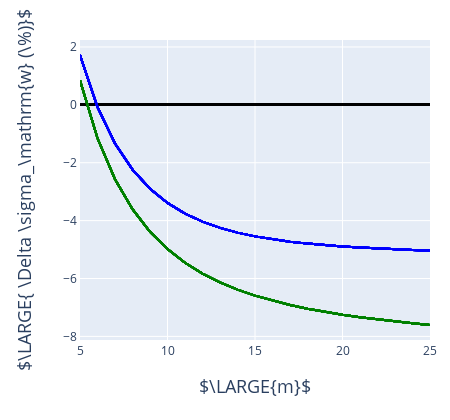

This figure's notebook cell:
### Markdown cell above
### Delta Weibull stress vs Shape parameter `m`

$\Large{\Delta \sigma_W = \frac{\sigma_{-91°C} - \sigma_{T_i}}{\sigma_{-91°C}} 100}$

### Code cell
# plot

title = r''
ylab = r'$\LARGE{ \Delta \sigma_\mathrm{w} (\%)}$'

data = []
for ri, sw_r in enumerate(glob_sw_all_corr):
    x_plot = []
    y_plot = []
    
    for mi, sw in enumerate(sw_r):

        x_plot.append(m_vals[mi])
        y_plot.append(
            calc_sw_diff(glob_sw_all_corr, 0, ri, mi, gdata_all, skipped_lines_all) 
            )

        data.append({
            'x': x_plot,
            'y': y_plot,
            'name': r'T = ' + str(temps[ri]) + r'°C',
            'line': {'dash': lines[0], 'color': my_cols[ri], 'width': 2},
            'mode': 'lines',
        })

        

layout = {
    'width': 450,
    'height': 420,
    'xaxis': {
#         'range': [-0.1, 1.1],
        'zeroline': False,
        'showline': True,
        'mirror': 'all',
#         'title': r'$m$',
        'titlefont':{'size': 13}
    },
    'yaxis': {
        'zeroline': False,
        'showline': True,
        'mirror': 'all',
#         'title': '$\sigma_\mathrm{w}/\sigma_\mathrm{f} $ ',
        'titlefont':{'size': 13},

    },
    'annotations':[
    {
        'text':  r'$\LARGE{m}$',
        'x': 0.5,
        'y': -0.2,
        'xref': 'paper',
        'yref': 'paper',
        'showarrow': False,
        'font': {'size': 18},
    },
        {
        'text':  ylab,
        'x': -0.2,
        'y': 0.5,
        'xref': 'paper',
        'yref': 'paper',
        'showarrow': False,
        'font': {'size': 18},
        'textangle': -90
    },
        {
        'text':  title,
        'x': 0.41,
        'y': 1.1,
        'xref': 'paper',
        'yref': 'paper',
        'showarrow': False,
        'font': {'size': 18},
    },
    ],
    'legend':{
        'x': 0.6,
        'y': 0.5,
    },
     'margin': {
                'l': 80,
                'r': 20,
                'b': 80,
                't': 40,
#                 'pad': 1
     },

}
layout['xaxis']['range'] = [5, 25]
layout['showlegend'] = False
f = go.FigureWidget(data,layout)
py.iplot(f)

### Figure 1 — Plotly figure (JSON) as saved in the notebook; plotly's stock layout.template omitted (floating-point values rounded to 4 significant figures)
{"data": [{"line": {"color": "black", "dash": "solid", "width": 2}, "mode": "lines", "name": "T = -91°C", "type": "scatter", "uid": "f0640e4b-990e-4641-a46d-d8a5d786a223", "x": [5, 6, 7, 8, 9, 10, 11, 12, 13, 14, 15, 16, 17, 18, 19, 20, 21, 22, 23, 24, 25], "y": [0, 0, 0, 0, 0, 0, 0, 0, 0, 0, 0, 0, 0, 0, 0, 0, 0, 0, 0, 0, 0]}, {"line": {"color": "black", "dash": "solid", "width": 2}, "mode": "lines", "name": "T = -91°C", "type": "scatter", "uid": "67edb628-d3f2-44b4-9b8e-169030f04751", "x": [5, 6, 7, 8, 9, 10, 11, 12, 13, 14, 15, 16, 17, 18, 19, 20, 21, 22, 23, 24, 25], "y": [0, 0, 0, 0, 0, 0, 0, 0, 0, 0, 0, 0, 0, 0, 0, 0, 0, 0, 0, 0, 0]}, {"line": {"color": "black", "dash": "solid", "width": 2}, "mode": "lines", "name": "T = -91°C", "type": "scatter", "uid": "23e3ef83-14bc-415d-81f0-c2924b4ef6a2", "x": [5, 6, 7, 8, 9, 10, 11, 12, 13, 14, 15, 16, 17, 18, 19, 20, 21, 22, 23, 24, 25], "y": [0, 0, 0, 0, 0, 0, 0, 0, 0, 0, 0, 0, 0, 0, 0, 0, 0, 0, 0, 0, 0]}, {"line": {"color": "black", "dash": "solid", "width": 2}, "mode": "lines", "name": "T = -91°C", "type": "scatter", "uid": "2acdce9d-2d17-4575-b29f-9420199980c9", "x": [5, 6, 7, 8, 9, 10, 11, 12, 13, 14, 15, 16, 17, 18, 19, 20, 21, 22, 23, 24, 25], "y": [0, 0, 0, 0, 0, 0, 0, 0, 0, 0, 0, 0, 0, 0, 0, 0, 0, 0, 0, 0, 0]}, {"line": {"color": "black", "dash": "solid", "width": 2}, "mode": "lines", "name": "T = -91°C", "type": "scatter", "uid": "5fedddd9-f155-4752-b0f0-d98c80653b4c", "x": [5, 6, 7, 8, 9, 10, 11, 12, 13, 14, 15, 16, 17, 18, 19, 20, 21, 22, 23, 24, 25], "y": [0, 0, 0, 0, 0, 0, 0, 0, 0, 0, 0, 0, 0, 0, 0, 0, 0, 0, 0, 0, 0]}, {"line": {"color": "black", "dash": "solid", "width": 2}, "mode": "lines", "name": "T = -91°C", "type": "scatter", "uid": "d9f3a61d-6ed5-483e-b382-234f6000aaee", "x": [5, 6, 7, 8, 9, 10, 11, 12, 13, 14, 15, 16, 17, 18, 19, 20, 21, 22, 23, 24, 25], "y": [0, 0, 0, 0, 0, 0, 0, 0, 0, 0, 0, 0, 0, 0, 0, 0, 0, 0, 0, 0, 0]}, {"line": {"color": "black", "dash": "solid", "width": 2}, "mode": "lines", "name": "T = -91°C", "type": "scatter", "uid": "274c927e-b077-4f4c-9d06-9d6312b1a9ef", "x": [5, 6, 7, 8, 9, 10, 11, 12, 13, 14, 15, 16, 17, 18, 19, 20, 21, 22, 23, 24, 25], "y": [0, 0, 0, 0, 0, 0, 0, 0, 0, 0, 0, 0, 0, 0, 0, 0, 0, 0, 0, 0, 0]}, {"line": {"color": "black", "dash": "solid", "width": 2}, "mode": "lines", "name": "T = -91°C", "type": "scatter", "uid": "f76a7f26-3a81-47f5-b496-aa1a863d61e6", "x": [5, 6, 7, 8, 9, 10, 11, 12, 13, 14, 15, 16, 17, 18, 19, 20, 21, 22, 23, 24, 25], "y": [0, 0, 0, 0, 0, 0, 0, 0, 0, 0, 0, 0, 0, 0, 0, 0, 0, 0, 0, 0, 0]}, {"line": {"color": "black", "dash": "solid", "width": 2}, "mode": "lines", "name": "T = -91°C", "type": "scatter", "uid": "dfdd7fb2-23cf-454c-b1e6-8690d31e65f6", "x": [5, 6, 7, 8, 9, 10, 11, 12, 13, 14, 15, 16, 17, 18, 19, 20, 21, 22, 23, 24, 25], "y": [0, 0, 0, 0, 0, 0, 0, 0, 0, 0, 0, 0, 0, 0, 0, 0, 0, 0, 0, 0, 0]}, {"line": {"color": "black", "dash": "solid", "width": 2}, "mode": "lines", "name": "T = -91°C", "type": "scatter", "uid": "65a868f9-22c2-4ada-b9fa-081c27fac4f5", "x": [5, 6, 7, 8, 9, 10, 11, 12, 13, 14, 15, 16, 17, 18, 19, 20, 21, 22, 23, 24, 25], "y": [0, 0, 0, 0, 0, 0, 0, 0, 0, 0, 0, 0, 0, 0, 0, 0, 0, 0, 0, 0, 0]}, {"line": {"color": "black", "dash": "solid", "width": 2}, "mode": "lines", "name": "T = -91°C", "type": "scatter", "uid": "609c9b49-f4b4-471b-9a32-51183ad997d8", "x": [5, 6, 7, 8, 9, 10, 11, 12, 13, 14, 15, 16, 17, 18, 19, 20, 21, 22, 23, 24, 25], "y": [0, 0, 0, 0, 0, 0, 0, 0, 0, 0, 0, 0, 0, 0, 0, 0, 0, 0, 0, 0, 0]}, {"line": {"color": "black", "dash": "solid", "width": 2}, "mode": "lines", "name": "T = -91°C", "type": "scatter", "uid": "3b0fd790-e563-44b6-8d43-90c39fbc35dc", "x": [5, 6, 7, 8, 9, 10, 11, 12, 13, 14, 15, 16, 17, 18, 19, 20, 21, 22, 23, 24, 25], "y": [0, 0, 0, 0, 0, 0, 0, 0, 0, 0, 0, 0, 0, 0, 0, 0, 0, 0, 0, 0, 0]}, {"line": {"color": "black", "dash": "solid", "width": 2}, "mode": "lines", "name": "T = -91°C", "type": "scatter", "uid": "d729ff98-d268-4aed-b340-5643836fdbfa", "x": [5, 6, 7, 8, 9, 10, 11, 12, 13, 14, 15, 16, 17, 18, 19, 20, 21, 22, 23, 24, 25], "y": [0, 0, 0, 0, 0, 0, 0, 0, 0, 0, 0, 0, 0, 0, 0, 0, 0, 0, 0, 0, 0]}, {"line": {"color": "black", "dash": "solid", "width": 2}, "mode": "lines", "name": "T = -91°C", "type": "scatter", "uid": "19745920-b6dd-42cd-91cd-bf767fd9ed61", "x": [5, 6, 7, 8, 9, 10, 11, 12, 13, 14, 15, 16, 17, 18, 19, 20, 21, 22, 23, 24, 25], "y": [0, 0, 0, 0, 0, 0, 0, 0, 0, 0, 0, 0, 0, 0, 0, 0, 0, 0, 0, 0, 0]}, {"line": {"color": "black", "dash": "solid", "width": 2}, "mode": "lines", "name": "T = -91°C", "type": "scatter", "uid": "9d0f2330-beb8-4402-b4b0-800ece5d658e", "x": [5, 6, 7, 8, 9, 10, 11, 12, 13, 14, 15, 16, 17, 18, 19, 20, 21, 22, 23, 24, 25], "y": [0, 0, 0, 0, 0, 0, 0, 0, 0, 0, 0, 0, 0, 0, 0, 0, 0, 0, 0, 0, 0]}, {"line": {"color": "black", "dash": "solid", "width": 2}, "mode": "lines", "name": "T = -91°C", "type": "scatter", "uid": "8d3893a8-51a7-47af-87a3-03dcc5989683", "x": [5, 6, 7, 8, 9, 10, 11, 12, 13, 14, 15, 16, 17, 18, 19, 20, 21, 22, 23, 24, 25], "y": [0, 0, 0, 0, 0, 0, 0, 0, 0, 0, 0, 0, 0, 0, 0, 0, 0, 0, 0, 0, 0]}, {"line": {"color": "black", "dash": "solid", "width": 2}, "mode": "lines", "name": "T = -91°C", "type": "scatter", "uid": "3e525a76-595e-4826-ba31-e391aa188b41", "x": [5, 6, 7, 8, 9, 10, 11, 12, 13, 14, 15, 16, 17, 18, 19, 20, 21, 22, 23, 24, 25], "y": [0, 0, 0, 0, 0, 0, 0, 0, 0, 0, 0, 0, 0, 0, 0, 0, 0, 0, 0, 0, 0]}, {"line": {"color": "black", "dash": "solid", "width": 2}, "mode": "lines", "name": "T = -91°C", "type": "scatter", "uid": "93ff6023-3b8c-4350-b977-b77b8ab815e3", "x": [5, 6, 7, 8, 9, 10, 11, 12, 13, 14, 15, 16, 17, 18, 19, 20, 21, 22, 23, 24, 25], "y": [0, 0, 0, 0, 0, 0, 0, 0, 0, 0, 0, 0, 0, 0, 0, 0, 0, 0, 0, 0, 0]}, {"line": {"color": "black", "dash": "solid", "width": 2}, "mode": "lines", "name": "T = -91°C", "type": "scatter", "uid": "1f1fef20-45ee-4b31-8c8f-6c687ee4d22c", "x": [5, 6, 7, 8, 9, 10, 11, 12, 13, 14, 15, 16, 17, 18, 19, 20, 21, 22, 23, 24, 25], "y": [0, 0, 0, 0, 0, 0, 0, 0, 0, 0, 0, 0, 0, 0, 0, 0, 0, 0, 0, 0, 0]}, {"line": {"color": "black", "dash": "solid", "width": 2}, "mode": "lines", "name": "T = -91°C", "type": "scatter", "uid": "4dc861d6-2102-472a-be76-6fb187e34958", "x": [5, 6, 7, 8, 9, 10, 11, 12, 13, 14, 15, 16, 17, 18, 19, 20, 21, 22, 23, 24, 25], "y": [0, 0, 0, 0, 0, 0, 0, 0, 0, 0, 0, 0, 0, 0, 0, 0, 0, 0, 0, 0, 0]}, {"line": {"color": "black", "dash": "solid", "width": 2}, "mode": "lines", "name": "T = -91°C", "type": "scatter", "uid": "9fcf1694-826b-402c-ba90-75cd4b9aebfa", "x": [5, 6, 7, 8, 9, 10, 11, 12, 13, 14, 15, 16, 17, 18, 19, 20, 21, 22, 23, 24, 25], "y": [0, 0, 0, 0, 0, 0, 0, 0, 0, 0, 0, 0, 0, 0, 0, 0, 0, 0, 0, 0, 0]}, {"line": {"color": "blue", "dash": "solid", "width": 2}, "mode": "lines", "name": "T = -60°C", "type": "scatter", "uid": "28a6dd27-90e0-47d9-ba93-ffd053eb92cc", "x": [5, 6, 7, 8, 9, 10, 11, 12, 13, 14, 15, 16, 17, 18, 19, 20, 21, 22, 23, 24, 25], "y": [1.722, -0.07974, -1.335, -2.237, -2.898, -3.389, -3.758, -4.037, -4.25, -4.416, -4.545, -4.647, -4.729, -4.795, -4.849, -4.894, -4.932, -4.963, -4.99, -5.013, -5.032]}, {"line": {"color": "blue", "dash": "solid", "width": 2}, "mode": "lines", "name": "T = -60°C", "type": "scatter", "uid": "e4bc166f-5f85-4804-af28-80ccbdd2753b", "x": [5, 6, 7, 8, 9, 10, 11, 12, 13, 14, 15, 16, 17, 18, 19, 20, 21, 22, 23, 24, 25], "y": [1.722, -0.07974, -1.335, -2.237, -2.898, -3.389, -3.758, -4.037, -4.25, -4.416, -4.545, -4.647, -4.729, -4.795, -4.849, -4.894, -4.932, -4.963, -4.99, -5.013, -5.032]}, {"line": {"color": "blue", "dash": "solid", "width": 2}, "mode": "lines", "name": "T = -60°C", "type": "scatter", "uid": "ae59089f-0f1d-4ead-b588-3cc3d228cf60", "x": [5, 6, 7, 8, 9, 10, 11, 12, 13, 14, 15, 16, 17, 18, 19, 20, 21, 22, 23, 24, 25], "y": [1.722, -0.07974, -1.335, -2.237, -2.898, -3.389, -3.758, -4.037, -4.25, -4.416, -4.545, -4.647, -4.729, -4.795, -4.849, -4.894, -4.932, -4.963, -4.99, -5.013, -5.032]}, {"line": {"color": "blue", "dash": "solid", "width": 2}, "mode": "lines", "name": "T = -60°C", "type": "scatter", "uid": "b217ecef-14ac-4aa5-949e-fcf9912e8082", "x": [5, 6, 7, 8, 9, 10, 11, 12, 13, 14, 15, 16, 17, 18, 19, 20, 21, 22, 23, 24, 25], "y": [1.722, -0.07974, -1.335, -2.237, -2.898, -3.389, -3.758, -4.037, -4.25, -4.416, -4.545, -4.647, -4.729, -4.795, -4.849, -4.894, -4.932, -4.963, -4.99, -5.013, -5.032]}, {"line": {"color": "blue", "dash": "solid", "width": 2}, "mode": "lines", "name": "T = -60°C", "type": "scatter", "uid": "db3f40cb-f00b-424c-a6d2-181afe240280", "x": [5, 6, 7, 8, 9, 10, 11, 12, 13, 14, 15, 16, 17, 18, 19, 20, 21, 22, 23, 24, 25], "y": [1.722, -0.07974, -1.335, -2.237, -2.898, -3.389, -3.758, -4.037, -4.25, -4.416, -4.545, -4.647, -4.729, -4.795, -4.849, -4.894, -4.932, -4.963, -4.99, -5.013, -5.032]}, {"line": {"color": "blue", "dash": "solid", "width": 2}, "mode": "lines", "name": "T = -60°C", "type": "scatter", "uid": "eaec988f-6e09-4f75-a8c2-d4fd8ae373c8", "x": [5, 6, 7, 8, 9, 10, 11, 12, 13, 14, 15, 16, 17, 18, 19, 20, 21, 22, 23, 24, 25], "y": [1.722, -0.07974, -1.335, -2.237, -2.898, -3.389, -3.758, -4.037, -4.25, -4.416, -4.545, -4.647, -4.729, -4.795, -4.849, -4.894, -4.932, -4.963, -4.99, -5.013, -5.032]}, {"line": {"color": "blue", "dash": "solid", "width": 2}, "mode": "lines", "name": "T = -60°C", "type": "scatter", "uid": "6e3034e6-d157-4668-bc8c-84a6414a5a7a", "x": [5, 6, 7, 8, 9, 10, 11, 12, 13, 14, 15, 16, 17, 18, 19, 20, 21, 22, 23, 24, 25], "y": [1.722, -0.07974, -1.335, -2.237, -2.898, -3.389, -3.758, -4.037, -4.25, -4.416, -4.545, -4.647, -4.729, -4.795, -4.849, -4.894, -4.932, -4.963, -4.99, -5.013, -5.032]}, {"line": {"color": "blue", "dash": "solid", "width": 2}, "mode": "lines", "name": "T = -60°C", "type": "scatter", "uid": "0707b4bd-874a-46b9-8ccf-bdc14ff8bf78", "x": [5, 6, 7, 8, 9, 10, 11, 12, 13, 14, 15, 16, 17, 18, 19, 20, 21, 22, 23, 24, 25], "y": [1.722, -0.07974, -1.335, -2.237, -2.898, -3.389, -3.758, -4.037, -4.25, -4.416, -4.545, -4.647, -4.729, -4.795, -4.849, -4.894, -4.932, -4.963, -4.99, -5.013, -5.032]}, {"line": {"color": "blue", "dash": "solid", "width": 2}, "mode": "lines", "name": "T = -60°C", "type": "scatter", "uid": "9a58c333-bdc9-4583-8eda-d1cb4936bbc6", "x": [5, 6, 7, 8, 9, 10, 11, 12, 13, 14, 15, 16, 17, 18, 19, 20, 21, 22, 23, 24, 25], "y": [1.722, -0.07974, -1.335, -2.237, -2.898, -3.389, -3.758, -4.037, -4.25, -4.416, -4.545, -4.647, -4.729, -4.795, -4.849, -4.894, -4.932, -4.963, -4.99, -5.013, -5.032]}, {"line": {"color": "blue", "dash": "solid", "width": 2}, "mode": "lines", "name": "T = -60°C", "type": "scatter", "uid": "33c06232-5e7c-460d-aa9e-6a9950cfc9b4", "x": [5, 6, 7, 8, 9, 10, 11, 12, 13, 14, 15, 16, 17, 18, 19, 20, 21, 22, 23, 24, 25], "y": [1.722, -0.07974, -1.335, -2.237, -2.898, -3.389, -3.758, -4.037, -4.25, -4.416, -4.545, -4.647, -4.729, -4.795, -4.849, -4.894, -4.932, -4.963, -4.99, -5.013, -5.032]}, {"line": {"color": "blue", "dash": "solid", "width": 2}, "mode": "lines", "name": "T = -60°C", "type": "scatter", "uid": "ebfe3568-b617-4ece-a49c-78c4ea8ab667", "x": [5, 6, 7, 8, 9, 10, 11, 12, 13, 14, 15, 16, 17, 18, 19, 20, 21, 22, 23, 24, 25], "y": [1.722, -0.07974, -1.335, -2.237, -2.898, -3.389, -3.758, -4.037, -4.25, -4.416, -4.545, -4.647, -4.729, -4.795, -4.849, -4.894, -4.932, -4.963, -4.99, -5.013, -5.032]}, {"line": {"color": "blue", "dash": "solid", "width": 2}, "mode": "lines", "name": "T = -60°C", "type": "scatter", "uid": "006f6b8b-d6f9-4f25-a00e-24c4158b582d", "x": [5, 6, 7, 8, 9, 10, 11, 12, 13, 14, 15, 16, 17, 18, 19, 20, 21, 22, 23, 24, 25], "y": [1.722, -0.07974, -1.335, -2.237, -2.898, -3.389, -3.758, -4.037, -4.25, -4.416, -4.545, -4.647, -4.729, -4.795, -4.849, -4.894, -4.932, -4.963, -4.99, -5.013, -5.032]}, {"line": {"color": "blue", "dash": "solid", "width": 2}, "mode": "lines", "name": "T = -60°C", "type": "scatter", "uid": "b4ed8ffe-11e7-4f9d-83ca-9ab9e6967430", "x": [5, 6, 7, 8, 9, 10, 11, 12, 13, 14, 15, 16, 17, 18, 19, 20, 21, 22, 23, 24, 25], "y": [1.722, -0.07974, -1.335, -2.237, -2.898, -3.389, -3.758, -4.037, -4.25, -4.416, -4.545, -4.647, -4.729, -4.795, -4.849, -4.894, -4.932, -4.963, -4.99, -5.013, -5.032]}, {"line": {"color": "blue", "dash": "solid", "width": 2}, "mode": "lines", "name": "T = -60°C", "type": "scatter", "uid": "8f3ab6a9-d076-4920-ae14-49d4478766ec", "x": [5, 6, 7, 8, 9, 10, 11, 12, 13, 14, 15, 16, 17, 18, 19, 20, 21, 22, 23, 24, 25], "y": [1.722, -0.07974, -1.335, -2.237, -2.898, -3.389, -3.758, -4.037, -4.25, -4.416, -4.545, -4.647, -4.729, -4.795, -4.849, -4.894, -4.932, -4.963, -4.99, -5.013, -5.032]}, {"line": {"color": "blue", "dash": "solid", "width": 2}, "mode": "lines", "name": "T = -60°C", "type": "scatter", "uid": "e757495d-9896-4e12-bec9-51d1d5e8fa68", "x": [5, 6, 7, 8, 9, 10, 11, 12, 13, 14, 15, 16, 17, 18, 19, 20, 21, 22, 23, 24, 25], "y": [1.722, -0.07974, -1.335, -2.237, -2.898, -3.389, -3.758, -4.037, -4.25, -4.416, -4.545, -4.647, -4.729, -4.795, -4.849, -4.894, -4.932, -4.963, -4.99, -5.013, -5.032]}, {"line": {"color": "blue", "dash": "solid", "width": 2}, "mode": "lines", "name": "T = -60°C", "type": "scatter", "uid": "d460ddea-d4d9-4f74-9939-bcdaeee5cb72", "x": [5, 6, 7, 8, 9, 10, 11, 12, 13, 14, 15, 16, 17, 18, 19, 20, 21, 22, 23, 24, 25], "y": [1.722, -0.07974, -1.335, -2.237, -2.898, -3.389, -3.758, -4.037, -4.25, -4.416, -4.545, -4.647, -4.729, -4.795, -4.849, -4.894, -4.932, -4.963, -4.99, -5.013, -5.032]}, {"line": {"color": "blue", "dash": "solid", "width": 2}, "mode": "lines", "name": "T = -60°C", "type": "scatter", "uid": "5746c23e-7434-4d0f-ae0e-692f9a1958e1", "x": [5, 6, 7, 8, 9, 10, 11, 12, 13, 14, 15, 16, 17, 18, 19, 20, 21, 22, 23, 24, 25], "y": [1.722, -0.07974, -1.335, -2.237, -2.898, -3.389, -3.758, -4.037, -4.25, -4.416, -4.545, -4.647, -4.729, -4.795, -4.849, -4.894, -4.932, -4.963, -4.99, -5.013, -5.032]}, {"line": {"color": "blue", "dash": "solid", "width": 2}, "mode": "lines", "name": "T = -60°C", "type": "scatter", "uid": "50c45afb-7fa1-4628-a8f9-73250f6582ea", "x": [5, 6, 7, 8, 9, 10, 11, 12, 13, 14, 15, 16, 17, 18, 19, 20, 21, 22, 23, 24, 25], "y": [1.722, -0.07974, -1.335, -2.237, -2.898, -3.389, -3.758, -4.037, -4.25, -4.416, -4.545, -4.647, -4.729, -4.795, -4.849, -4.894, -4.932, -4.963, -4.99, -5.013, -5.032]}, {"line": {"color": "blue", "dash": "solid", "width": 2}, "mode": "lines", "name": "T = -60°C", "type": "scatter", "uid": "01027d8f-d5cd-416b-9eba-88fc7ebcdbb5", "x": [5, 6, 7, 8, 9, 10, 11, 12, 13, 14, 15, 16, 17, 18, 19, 20, 21, 22, 23, 24, 25], "y": [1.722, -0.07974, -1.335, -2.237, -2.898, -3.389, -3.758, -4.037, -4.25, -4.416, -4.545, -4.647, -4.729, -4.795, -4.849, -4.894, -4.932, -4.963, -4.99, -5.013, -5.032]}, {"line": {"color": "blue", "dash": "solid", "width": 2}, "mode": "lines", "name": "T = -60°C", "type": "scatter", "uid": "7820273a-8c4e-4f4d-b568-7594e4b09b3f", "x": [5, 6, 7, 8, 9, 10, 11, 12, 13, 14, 15, 16, 17, 18, 19, 20, 21, 22, 23, 24, 25], "y": [1.722, -0.07974, -1.335, -2.237, -2.898, -3.389, -3.758, -4.037, -4.25, -4.416, -4.545, -4.647, -4.729, -4.795, -4.849, -4.894, -4.932, -4.963, -4.99, -5.013, -5.032]}, {"line": {"color": "blue", "dash": "solid", "width": 2}, "mode": "lines", "name": "T = -60°C", "type": "scatter", "uid": "703a4819-f682-46e7-8f15-f4617c2cdbc3", "x": [5, 6, 7, 8, 9, 10, 11, 12, 13, 14, 15, 16, 17, 18, 19, 20, 21, 22, 23, 24, 25], "y": [1.722, -0.07974, -1.335, -2.237, -2.898, -3.389, -3.758, -4.037, -4.25, -4.416, -4.545, -4.647, -4.729, -4.795, -4.849, -4.894, -4.932, -4.963, -4.99, -5.013, -5.032]}, {"line": {"color": "green", "dash": "solid", "width": 2}, "mode": "lines", "name": "T = -40°C", "type": "scatter", "uid": "b0668c45-81c0-488b-99b9-ed4e4f08d8d8", "x": [5, 6, 7, 8, 9, 10, 11, 12, 13, 14, 15, 16, 17, 18, 19, 20, 21, 22, 23, 24, 25], "y": [0.8495, -1.155, -2.569, -3.604, -4.384, -4.985, -5.456, -5.831, -6.135, -6.384, -6.591, -6.766, -6.915, -7.043, -7.155, -7.253, -7.339, -7.417, -7.486, -7.549, -7.607]}, {"line": {"color": "green", "dash": "solid", "width": 2}, "mode": "lines", "name": "T = -40°C", "type": "scatter", "uid": "66fecd85-20ec-417d-a2cb-6185ebf5776c", "x": [5, 6, 7, 8, 9, 10, 11, 12, 13, 14, 15, 16, 17, 18, 19, 20, 21, 22, 23, 24, 25], "y": [0.8495, -1.155, -2.569, -3.604, -4.384, -4.985, -5.456, -5.831, -6.135, -6.384, -6.591, -6.766, -6.915, -7.043, -7.155, -7.253, -7.339, -7.417, -7.486, -7.549, -7.607]}, {"line": {"color": "green", "dash": "solid", "width": 2}, "mode": "lines", "name": "T = -40°C", "type": "scatter", "uid": "dc63c836-59dd-4ca8-b749-5e6d0e70393c", "x": [5, 6, 7, 8, 9, 10, 11, 12, 13, 14, 15, 16, 17, 18, 19, 20, 21, 22, 23, 24, 25], "y": [0.8495, -1.155, -2.569, -3.604, -4.384, -4.985, -5.456, -5.831, -6.135, -6.384, -6.591, -6.766, -6.915, -7.043, -7.155, -7.253, -7.339, -7.417, -7.486, -7.549, -7.607]}, {"line": {"color": "green", "dash": "solid", "width": 2}, "mode": "lines", "name": "T = -40°C", "type": "scatter", "uid": "03d524d2-844c-46d9-9100-18e670538955", "x": [5, 6, 7, 8, 9, 10, 11, 12, 13, 14, 15, 16, 17, 18, 19, 20, 21, 22, 23, 24, 25], "y": [0.8495, -1.155, -2.569, -3.604, -4.384, -4.985, -5.456, -5.831, -6.135, -6.384, -6.591, -6.766, -6.915, -7.043, -7.155, -7.253, -7.339, -7.417, -7.486, -7.549, -7.607]}, {"line": {"color": "green", "dash": "solid", "width": 2}, "mode": "lines", "name": "T = -40°C", "type": "scatter", "uid": "76d26bee-84e7-4dcc-ab42-75ce42023feb", "x": [5, 6, 7, 8, 9, 10, 11, 12, 13, 14, 15, 16, 17, 18, 19, 20, 21, 22, 23, 24, 25], "y": [0.8495, -1.155, -2.569, -3.604, -4.384, -4.985, -5.456, -5.831, -6.135, -6.384, -6.591, -6.766, -6.915, -7.043, -7.155, -7.253, -7.339, -7.417, -7.486, -7.549, -7.607]}, {"line": {"color": "green", "dash": "solid", "width": 2}, "mode": "lines", "name": "T = -40°C", "type": "scatter", "uid": "cf5f81be-2ba6-4947-abfa-f742322bd6a6", "x": [5, 6, 7, 8, 9, 10, 11, 12, 13, 14, 15, 16, 17, 18, 19, 20, 21, 22, 23, 24, 25], "y": [0.8495, -1.155, -2.569, -3.604, -4.384, -4.985, -5.456, -5.831, -6.135, -6.384, -6.591, -6.766, -6.915, -7.043, -7.155, -7.253, -7.339, -7.417, -7.486, -7.549, -7.607]}, {"line": {"color": "green", "dash": "solid", "width": 2}, "mode": "lines", "name": "T = -40°C", "type": "scatter", "uid": "f44ed887-2875-4c58-9feb-c417d1509d0d", "x": [5, 6, 7, 8, 9, 10, 11, 12, 13, 14, 15, 16, 17, 18, 19, 20, 21, 22, 23, 24, 25], "y": [0.8495, -1.155, -2.569, -3.604, -4.384, -4.985, -5.456, -5.831, -6.135, -6.384, -6.591, -6.766, -6.915, -7.043, -7.155, -7.253, -7.339, -7.417, -7.486, -7.549, -7.607]}, {"line": {"color": "green", "dash": "solid", "width": 2}, "mode": "lines", "name": "T = -40°C", "type": "scatter", "uid": "5b8d597e-1419-4da5-8d4d-617c38dd4882", "x": [5, 6, 7, 8, 9, 10, 11, 12, 13, 14, 15, 16, 17, 18, 19, 20, 21, 22, 23, 24, 25], "y": [0.8495, -1.155, -2.569, -3.604, -4.384, -4.985, -5.456, -5.831, -6.135, -6.384, -6.591, -6.766, -6.915, -7.043, -7.155, -7.253, -7.339, -7.417, -7.486, -7.549, -7.607]}, {"line": {"color": "green", "dash": "solid", "width": 2}, "mode": "lines", "name": "T = -40°C", "type": "scatter", "uid": "5a18b1f0-d524-41e4-a007-426470ce4ff8", "x": [5, 6, 7, 8, 9, 10, 11, 12, 13, 14, 15, 16, 17, 18, 19, 20, 21, 22, 23, 24, 25], "y": [0.8495, -1.155, -2.569, -3.604, -4.384, -4.985, -5.456, -5.831, -6.135, -6.384, -6.591, -6.766, -6.915, -7.043, -7.155, -7.253, -7.339, -7.417, -7.486, -7.549, -7.607]}, {"line": {"color": "green", "dash": "solid", "width": 2}, "mode": "lines", "name": "T = -40°C", "type": "scatter", "uid": "a607800e-64b4-4f85-8cc2-8cf131141630", "x": [5, 6, 7, 8, 9, 10, 11, 12, 13, 14, 15, 16, 17, 18, 19, 20, 21, 22, 23, 24, 25], "y": [0.8495, -1.155, -2.569, -3.604, -4.384, -4.985, -5.456, -5.831, -6.135, -6.384, -6.591, -6.766, -6.915, -7.043, -7.155, -7.253, -7.339, -7.417, -7.486, -7.549, -7.607]}, {"line": {"color": "green", "dash": "solid", "width": 2}, "mode": "lines", "name": "T = -40°C", "type": "scatter", "uid": "c13c222f-eaca-403a-978f-fa2c28090865", "x": [5, 6, 7, 8, 9, 10, 11, 12, 13, 14, 15, 16, 17, 18, 19, 20, 21, 22, 23, 24, 25], "y": [0.8495, -1.155, -2.569, -3.604, -4.384, -4.985, -5.456, -5.831, -6.135, -6.384, -6.591, -6.766, -6.915, -7.043, -7.155, -7.253, -7.339, -7.417, -7.486, -7.549, -7.607]}, {"line": {"color": "green", "dash": "solid", "width": 2}, "mode": "lines", "name": "T = -40°C", "type": "scatter", "uid": "1c5fa997-7585-4401-8a54-152ab84155a3", "x": [5, 6, 7, 8, 9, 10, 11, 12, 13, 14, 15, 16, 17, 18, 19, 20, 21, 22, 23, 24, 25], "y": [0.8495, -1.155, -2.569, -3.604, -4.384, -4.985, -5.456, -5.831, -6.135, -6.384, -6.591, -6.766, -6.915, -7.043, -7.155, -7.253, -7.339, -7.417, -7.486, -7.549, -7.607]}, {"line": {"color": "green", "dash": "solid", "width": 2}, "mode": "lines", "name": "T = -40°C", "type": "scatter", "uid": "5b1e766d-c429-4746-8d75-e0178bba0bbb", "x": [5, 6, 7, 8, 9, 10, 11, 12, 13, 14, 15, 16, 17, 18, 19, 20, 21, 22, 23, 24, 25], "y": [0.8495, -1.155, -2.569, -3.604, -4.384, -4.985, -5.456, -5.831, -6.135, -6.384, -6.591, -6.766, -6.915, -7.043, -7.155, -7.253, -7.339, -7.417, -7.486, -7.549, -7.607]}, {"line": {"color": "green", "dash": "solid", "width": 2}, "mode": "lines", "name": "T = -40°C", "type": "scatter", "uid": "a0b31982-89a2-47f1-a204-41eccfcb8334", "x": [5, 6, 7, 8, 9, 10, 11, 12, 13, 14, 15, 16, 17, 18, 19, 20, 21, 22, 23, 24, 25], "y": [0.8495, -1.155, -2.569, -3.604, -4.384, -4.985, -5.456, -5.831, -6.135, -6.384, -6.591, -6.766, -6.915, -7.043, -7.155, -7.253, -7.339, -7.417, -7.486, -7.549, -7.607]}, {"line": {"color": "green", "dash": "solid", "width": 2}, "mode": "lines", "name": "T = -40°C", "type": "scatter", "uid": "1ab40f02-4fa6-4e76-9d36-b981d5c05334", "x": [5, 6, 7, 8, 9, 10, 11, 12, 13, 14, 15, 16, 17, 18, 19, 20, 21, 22, 23, 24, 25], "y": [0.8495, -1.155, -2.569, -3.604, -4.384, -4.985, -5.456, -5.831, -6.135, -6.384, -6.591, -6.766, -6.915, -7.043, -7.155, -7.253, -7.339, -7.417, -7.486, -7.549, -7.607]}, {"line": {"color": "green", "dash": "solid", "width": 2}, "mode": "lines", "name": "T = -40°C", "type": "scatter", "uid": "e410c92f-d8c1-4d1a-8371-ae28de51f95e", "x": [5, 6, 7, 8, 9, 10, 11, 12, 13, 14, 15, 16, 17, 18, 19, 20, 21, 22, 23, 24, 25], "y": [0.8495, -1.155, -2.569, -3.604, -4.384, -4.985, -5.456, -5.831, -6.135, -6.384, -6.591, -6.766, -6.915, -7.043, -7.155, -7.253, -7.339, -7.417, -7.486, -7.549, -7.607]}, {"line": {"color": "green", "dash": "solid", "width": 2}, "mode": "lines", "name": "T = -40°C", "type": "scatter", "uid": "2c23a69e-aa1d-4bff-8ea1-0bdcd11d4589", "x": [5, 6, 7, 8, 9, 10, 11, 12, 13, 14, 15, 16, 17, 18, 19, 20, 21, 22, 23, 24, 25], "y": [0.8495, -1.155, -2.569, -3.604, -4.384, -4.985, -5.456, -5.831, -6.135, -6.384, -6.591, -6.766, -6.915, -7.043, -7.155, -7.253, -7.339, -7.417, -7.486, -7.549, -7.607]}, {"line": {"color": "green", "dash": "solid", "width": 2}, "mode": "lines", "name": "T = -40°C", "type": "scatter", "uid": "cac1ae4e-03a6-43aa-8df2-f70549556bf7", "x": [5, 6, 7, 8, 9, 10, 11, 12, 13, 14, 15, 16, 17, 18, 19, 20, 21, 22, 23, 24, 25], "y": [0.8495, -1.155, -2.569, -3.604, -4.384, -4.985, -5.456, -5.831, -6.135, -6.384, -6.591, -6.766, -6.915, -7.043, -7.155, -7.253, -7.339, -7.417, -7.486, -7.549, -7.607]}, {"line": {"color": "green", "dash": "solid", "width": 2}, "mode": "lines", "name": "T = -40°C", "type": "scatter", "uid": "3eaea9c3-418b-437c-a682-00c5d4a800a9", "x": [5, 6, 7, 8, 9, 10, 11, 12, 13, 14, 15, 16, 17, 18, 19, 20, 21, 22, 23, 24, 25], "y": [0.8495, -1.155, -2.569, -3.604, -4.384, -4.985, -5.456, -5.831, -6.135, -6.384, -6.591, -6.766, -6.915, -7.043, -7.155, -7.253, -7.339, -7.417, -7.486, -7.549, -7.607]}, {"line": {"color": "green", "dash": "solid", "width": 2}, "mode": "lines", "name": "T = -40°C", "type": "scatter", "uid": "7955cca2-04a5-435e-ac71-3b4da5808371", "x": [5, 6, 7, 8, 9, 10, 11, 12, 13, 14, 15, 16, 17, 18, 19, 20, 21, 22, 23, 24, 25], "y": [0.8495, -1.155, -2.569, -3.604, -4.384, -4.985, -5.456, -5.831, -6.135, -6.384, -6.591, -6.766, -6.915, -7.043, -7.155, -7.253, -7.339, -7.417, -7.486, -7.549, -7.607]}, {"line": {"color": "green", "dash": "solid", "width": 2}, "mode": "lines", "name": "T = -40°C", "type": "scatter", "uid": "e0411cff-4242-49e5-b9d9-e34d0c2df9eb", "x": [5, 6, 7, 8, 9, 10, 11, 12, 13, 14, 15, 16, 17, 18, 19, 20, 21, 22, 23, 24, 25], "y": [0.8495, -1.155, -2.569, -3.604, -4.384, -4.985, -5.456, -5.831, -6.135, -6.384, -6.591, -6.766, -6.915, -7.043, -7.155, -7.253, -7.339, -7.417, -7.486, -7.549, -7.607]}], "layout": {"annotations": [{"font": {"size": 18}, "showarrow": false, "text": "$\\LARGE{m}$", "x": 0.5, "xref": "paper", "y": -0.2, "yref": "paper"}, {"font": {"size": 18}, "showarrow": false, "text": "$\\LARGE{ \\Delta \\sigma_\\mathrm{w} (\\%)}$", "textangle": -90, "x": -0.2, "xref": "paper", "y": 0.5, "yref": "paper"}, {"font": {"size": 18}, "showarrow": false, "text": "", "x": 0.41, "xref": "paper", "y": 1.1, "yref": "paper"}], "height": 420, "legend": {"x": 0.6, "y": 0.5}, "margin": {"b": 80, "l": 80, "r": 20, "t": 40}, "showlegend": false, "width": 450, "xaxis": {"mirror": "all", "range": [5, 25], "showline": true, "title": {"font": {"size": 13}}, "zeroline": false}, "yaxis": {"mirror": "all", "showline": true, "title": {"font": {"size": 13}}, "zeroline": false}}}
